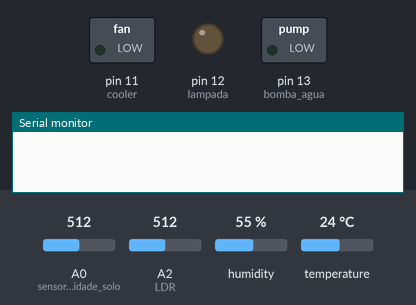
Bench run of a sketch on a simulated Arduino Uno, built with avr-gcc and run on an emulated ATmega328P. Parts: switched loads named in the sketch (green lamp = pin HIGH), output pins drawn as LEDs (lit = HIGH), the last lines printed to the serial monitor. The inputs (shaded band) are chosen by the test bench; at power-on: A0 (sensor_umidade_solo) = 512, A2 (LDR) = 512, humidity 55 %, temperature 24 °C. The modem accepts every AT command (registered, SIM ready, sends succeed) and sends nothing else.

Above: at 0.1 s.
At 16.5 s:
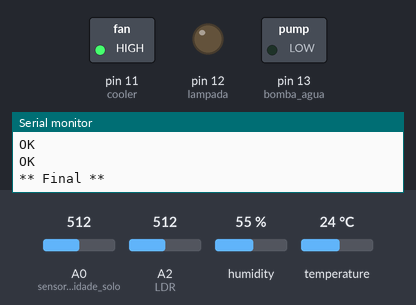
Timing chart, 0 to 18.0 s (numbered marks = the images above):
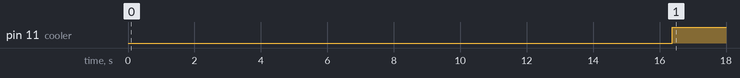

The sketch:

WifiComm2.ino
```cpp
/*----------------------------------------------------------------
INSTRUMENTAÇÃO ELETRONICA
GRUPO 3
ESTUFA AUTOMATIZADA

VITOR ALMEIDA
AUBANI JUNIO
BRINO FARES
PEDRO EUGENIO
JOAO GUIMARAES
-----------------------------------------------------------------*/
//biblioteca do sensor de umidade e temperatura do ar
//#include <DHT_U.h>
#include <DHT.h>
#include <Time.h>
#include "WifiHandle.h"

#include "SoftwareSerial.h"


//temporização-------------------------------------------------------------------

time_t tempoAtual = 0;
time_t tempoFim = 0;

//atuadores-------------------------------------------------------------------
#define bomba_agua 13
#define lampada 12
#define cooler 11
//#define aquecimento 10;

//sensores-------------------------------------------------------------------
#define sensor_umidade_solo A0
#define sensor_ar 10

#define DHTPIN A1 // pino que estamos conectado
#define DHTTYPE DHT11 // DHT 11
DHT dht(DHTPIN, DHTTYPE); //sensor de umidade e temperatura do ar

#define LDR A2
#define Tanque100 4
#define Tanque75  5
#define Tanque50  6
#define Tanque25  7


						  //valores dos parametros ideais -------------------------------------------------------------------

int um_solo_MIN = 0; //%
int um_solo_MAX = 0;

int um_ar_MIN = 0; //%
int um_ar_MAX = 0;

int temp_ar_MIN = 0; // graus C
float temp_ar_MAX = 0;

int luz_duracao = 0 , luz_inicio = 0; //horas

bool Luz = false;

							 //variaveis-------------------------------------------------------------------
int umidade_solo = 0;
int umidade_ar = 0;
float temperatura_ar = 0;

int Tanque = 0; // Litros
int LimiteAgua = 0; // Litros

void setup()
{
	Serial.begin(9600);

	pinMode(bomba_agua, OUTPUT);
	pinMode(lampada, OUTPUT);
	pinMode(cooler, OUTPUT);

	pinMode(sensor_umidade_solo, INPUT);
	pinMode(sensor_ar, INPUT);
	pinMode(LDR, INPUT);

	pinMode(Tanque100, INPUT);
	pinMode(Tanque75, INPUT);
	pinMode(Tanque50, INPUT);
	pinMode(Tanque25, INPUT);

	int limitwater = 0;
	int wateruse = 0;
	dht.begin();
	WifiHandle.init(&tempoAtual, &tempoFim, &Tanque, &limitwater, &wateruse, &Luz, &umidade_ar, &umidade_solo,
		&temperatura_ar, &um_ar_MAX, &um_ar_MIN, &um_solo_MAX, &um_solo_MIN, &temp_ar_MAX);
}

int i;
void loop()
{
	for (i = 0; i < 60; i++)
		myLoop(); // Priorizar interação com hardware para depois enviar para o wifi
	WifiHandle.loop();
	WifiHandle.Update();
	if (tempoAtual == 0) setTime(tempoAtual);
}

void myLoop()
{
	//leituras
	umidade_solo = analogRead(sensor_umidade_solo);
	umidade_ar = dht.readHumidity();
	temperatura_ar = dht.readTemperature();;
	//luminosidade = analogRead(LDR);

	//subrotinas de verificacaoo/atuacao
	solo();
	ar();
	luz();
	ldr();
}

void ldr()
{
	if (analogRead(LDR) > 350)
		Luz = true;
	else
		Luz = false;
}

void tanqueNivel()
{
	if (digitalRead(Tanque100))
		Tanque = 100;
	else if (digitalRead(Tanque75))
		Tanque = 75;
	else if (digitalRead(Tanque50))
		Tanque = 50;
	else if (digitalRead(Tanque25))
		Tanque = 25;
}

unsigned long timeSoloStart = 0;
void solo() {
	if (umidade_solo < um_solo_MIN)
	{
		// se estiver mais SECO que o admitido
		digitalWrite(bomba_agua, HIGH);

	}
	else {
		digitalWrite(bomba_agua, LOW);
	}
}

void ar() {
	if (temperatura_ar < temp_ar_MIN) {      // se estiver mais FRIO que o admitido
		//digitalWrite(aquecimento, HIGH);                 // aquece
		digitalWrite(cooler, LOW);
	}
	else if (temperatura_ar > temp_ar_MAX) { // se estiver mais QUENTE que o admitido
		//digitalWrite(aquecimento, LOW);                  // esfria
		digitalWrite(cooler, HIGH);
	}
	else {                                               // se esta dentro da faixa especificada
		//digitalWrite(aquecimento, LOW);                 // nao faz nada (economiza energia)
		digitalWrite(cooler, LOW);
	}
}

void luz() {
	if (tempoAtual < tempoFim) {
		digitalWrite(lampada, HIGH);
	}
	else {
		digitalWrite(lampada, LOW);
	}
}
```

WifiHandle.cpp
```cpp
//
//
//

#include "WifiHandle.h"

#define DEBUG true
SoftwareSerial esp8266(2, 3);


String WifiHandleClass::SendCommand(String command, const int timeout, boolean debug)
{
	// Envio dos comandos AT para o modulo
	String response = "";
	esp8266.print(command);
	unsigned long time = millis();
	while ((time + timeout) > millis())
	{
		while (esp8266.available())
		{
			response += (char)esp8266.read();
		}
	}
	if (debug)
	{
		Serial.print(response);
	}
	return response;
}

void WifiHandleClass::SendData(String command, String Data, int connectionId, const int timeout, boolean debug)
{
	String comm = String(command);
	String cipSend = "AT+CIPSEND=";
	comm += "=";
	Data += ";";
	cipSend += connectionId;
	cipSend += ",";
	cipSend += Data.length() + comm.length();
	cipSend += "\r\n";

	SendCommand(cipSend, 1000, DEBUG);
	SendCommand(comm, 1000, DEBUG);
	SendCommand(Data, 1000, DEBUG);
}

void WifiHandleClass::init(time_t* currentTime, time_t* endTask, int* tanque, int* limitWater, int* waterUse, boolean* luz,
	int* umidadeAr, int*umidadeSolo, float* tempertatura, int* umidadeArMax, int* umidadeArMin,
	int* umidadeSoloMax, int* umidadeSoloMin, float* temperaturaMax)
{
	this->currentTime = currentTime;
	this->endTask = endTask;
	this->tanque = tanque;
	this->limitWater = limitWater;
	this->waterUse = waterUse;
	this->luz = luz;
	this->umidadeAr = umidadeAr;
	this->umidadeSolo = umidadeSolo;
	this->temperatura = temperatura;
	this->umidadeArMax = umidadeArMax;
	this->umidadeArMin = umidadeArMin;
	this->umidadeSoloMax = umidadeSoloMax;
	this->umidadeSoloMin = umidadeSoloMin;
	this->temperaturaMax = temperaturaMax;

	esp8266.begin(19200);
	SendCommand("AT+RST\r\n", 2000, DEBUG);
	delay(1000);
	SendCommand("AT+CIOBAUD=19200\r\n", 2000, DEBUG);
	SendCommand("AT+CWJAP=\"Modulo_Horta\",\"modulo123\"\r\n", 2000, DEBUG);
	delay(5000);
	SendCommand("AT+CWMODE=1\r\n", 1000, DEBUG);
	// Mostra o endereco IP
	delay(300);
	SendCommand("AT+CIFSR\r\n", 1000, DEBUG);
	// Configura para multiplas conexoes
	SendCommand("AT+CIPMUX=1\r\n", 1000, DEBUG);
	// Inicia o web server na porta 80
	SendCommand("AT+CIPSERVER=1,8090\r\n", 1000, DEBUG);
	Serial.println("** Final **");
}


void WifiHandleClass::loop()
{
	if (esp8266.available())
	{
		if (esp8266.find("+IPD,"))
		{
			connectionId = esp8266.read() + 1;

			String data = esp8266.readStringUntil(':'); // dump, ignorar

			String command;
			String value;
			String aux;
			String RawData = esp8266.readStringUntil('\0');
			for (int i = 0; i < RawData.length(); i++)
			{
				if (RawData[i] == ';')
				{
					command = aux.substring(0, 2);
					value = aux.substring(3, aux.length());
					aux = "";
					String response = "Command: ";
					response += command;
					response += "\r\nValue: ";
					response += value;

					CallCommand(command, value);
					Serial.print("Comando: ");
					Serial.println(command);
					Serial.print("Valor: ");
					Serial.println(value);
				}
				else if (RawData[i] == '\0')
				{
					break;
				}
				else
					aux += RawData[i];
			}
		}
	}
}

void WifiHandleClass::CallCommand(String command, String value)
{
	// Tempo
	if (command == CurrentTime)
	{
		*currentTime = atol(value.c_str());
	}
	else if (command == StartTime)
	{
		*startTask = atol(value.c_str());
	}
	else if (command == EndTime)
	{
		*endTask = atol(value.c_str());
	}

	// Temperatura
	else if (command == TemperaturaMax)
	{
		*temperaturaMax = atof(value.c_str());
	}


	//Umidade Ar
	else if (command == UmidadeArMax)
	{
		*umidadeArMax = atoi(value.c_str());
	}
	else if (command == UmidadeArMin)
	{
		*umidadeArMin = atoi(value.c_str());
	}

	// Umidade Solo
	else if (command == UmidadeSoloMax)
	{
		*umidadeSoloMax = atoi(value.c_str());
	}
	else if (command == UmidadeSoloMin)
	{
		*umidadeSoloMin = atoi(value.c_str());
	}


}

void WifiHandleClass::Update()
{
	if (connectionId == -1) return;
	SendData(Luz, String(*luz), connectionId, 100, 0);
	SendData(UmidadeAr, String(*umidadeAr), connectionId, 100, 0);
	SendData(UmidadeSolo, String(*umidadeSolo), connectionId, 100, 0);
	SendData(Temperatura, String(*temperatura), connectionId, 100, 0);
}

WifiHandleClass WifiHandle;
```

WifiHandle.h
```cpp
// WifiHandle.h

#ifndef _WIFIHANDLE_h
#define _WIFIHANDLE_h

#if defined(ARDUINO) && ARDUINO >= 100
#include "arduino.h"
#else
#include "WProgram.h"
#endif

#include <Time.h>
#include "SoftwareSerial.h"


class WifiHandleClass
{
private:

	/************************************************************************/
	/*				Commands para comunicação Tcp/Ip                        */
	/************************************************************************/

	// Tempo
	const char CurrentTime[3] = "CT"; // <-
	const char StartTime[3] = "ST"; //<-
	const char EndTime[3] = "ET"; // <-

								  // Consumo
	const char LimitWater[3] = "LW"; // <-
	const char WaterUse[3] = "WU"; // ->
	const char Tanque[3] = "TA"; // ->

								 // Sensores
	const char Luz[3] = "LU"; // ->
	const char UmidadeAr[3] = "UA"; // ->
	const char UmidadeSolo[3] = "US"; // ->
	const char Temperatura[3] = "TP"; // ->

	const char TemperaturaMax[3] = "TM"; // <-

	const char UmidadeArMax[3] = "UM"; // <-
	const char UmidadeArMin[3] = "UI"; // <-

	const char UmidadeSoloMax[3] = "SM"; // <-
	const char UmidadeSoloMin[3] = "SI"; // <-

	// Ponteiros
	time_t* currentTime;
	time_t* startTask;
	time_t* endTask;
	int* tanque;
	int* limitWater;
	int* waterUse;
	boolean* luz;
	int* umidadeAr;
	int* umidadeSolo;
	float *temperatura;

	int* umidadeArMax;
	int* umidadeArMin;
	int* umidadeSoloMax;
	int* umidadeSoloMin;
	float* temperaturaMax;

	int connectionId = -1;
	String SendCommand(String command, const int timeout, boolean debug);
	void SendData(String command, String Data, int connectionId, const int timeout, boolean debug);
public:
	void init(time_t* currentTime, time_t* endTask, int* tanque, int* limitWater, int* waterUse, boolean* luz,
			  int* umidadeAr, int*umidadeSolo, float* tempertatura, int* umidadeArMax, int* umidadeArMin,
			  int* umidadeSoloMax, int* umidadeSoloMin, float* temperaturaMax);
	void loop();
	void CallCommand(String command, String value);
	void Update();
};

extern WifiHandleClass WifiHandle;

#endif
```

Measured:
- by itself, pin 11 (cooler): LOW → HIGH at 16.4 s
